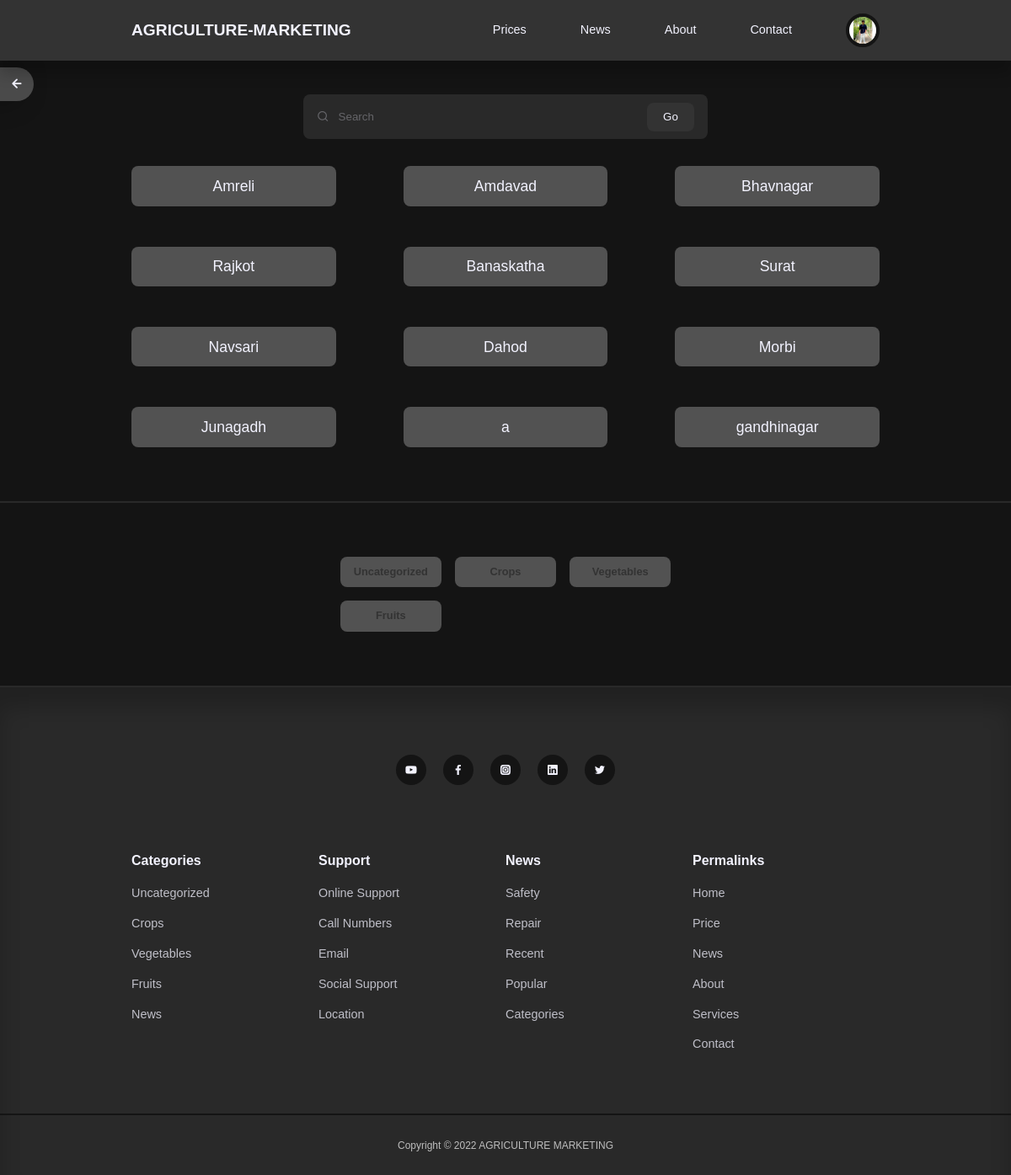
The page /price.php (signed in) on the database its author committed.
### tables this page shows
CREATE TABLE `users` (
  `id` int(11) UNSIGNED NOT NULL,
  `firstname` varchar(50) NOT NULL,
  `lastname` varchar(50) NOT NULL,
  `username` varchar(50) NOT NULL,
  `email` varchar(50) NOT NULL,
  `password` varchar(255) NOT NULL,
  `avatar` varchar(255) NOT NULL,
  `is_admin` tinyint(1) NOT NULL
);

CREATE TABLE `district` (
  `d_id` int(11) UNSIGNED NOT NULL,
  `d_name` varchar(255) NOT NULL,
  `description` varchar(11) NOT NULL,
  `user_id` int(11) UNSIGNED NOT NULL
);

CREATE TABLE `categories` (
  `id` int(11) UNSIGNED NOT NULL,
  `title` varchar(50) NOT NULL,
  `description` text NOT NULL
);

### price.php (the view)
<?php include 'partials/header.php';
$query= "SELECT * FROM district";
$districts = mysqli_query($connection, $query);
?>
<a href="<?= ROOT_URL ?>" ><button class="btn__close"><i class="uil uil-arrow-left"></i></button>
   </a>
<section class="search__bar">
    <form class="container search__bar-container" action="<?= ROOT_URL ?>search-district.php" method="GET">
         <div>
             <i class="uil uil-search"></i>
             <input type="search" name="search_district" placeholder="Search">
         </div>
            <button type="submit" name="submit" class="btn">Go</button>
     </form>
 </section>
 <section class="posts">
    <div class="container posts__container">
        <?php while ($district = mysqli_fetch_assoc($districts)) : ?>
        <article class="districts">
            <a href="<?= ROOT_URL ?>single-product.php?d_id=<?= $district['d_id'] ?>" class="district__title" ><?= $district['d_name'] ?></a>
        </article>
        <?php endwhile ?>
        </div>
    </section>
    <section class="category__buttons">
        <div class="container category__buttons-container">
            <?php
            $all_categories_query = "SELECT * FROM categories";
            $all_categories = mysqli_query($connection, $all_categories_query);
            ?>
            <?php while ($category = mysqli_fetch_assoc($all_categories)) : ?>
                <?php if($category['id']!=19){?>
                   <a href="<?= ROOT_URL ?>category-product.php?id=<?= $category['id'] ?>" class="category__button"><?= $category['title'] ?></a>
               <?php } ?>
            <?php endwhile ?>
            </div>
      </section>
      <?php include 'partials/footer.php'; ?>

### partials/header.php (shortened to what this page needs)
<?php
require 'config/database.php';
if(isset($_SESSION['user-id'])) {
   $id = filter_var($_SESSION['user-id'], FILTER_SANITIZE_NUMBER_INT);
   $query = "SELECT avatar FROM users WHERE id=$id";
   $result = mysqli_query($connection, $query);
   $avatar = mysqli_fetch_assoc($result);
}
?>
<!DOCTYPE html>
<html lang="en">
  <head>
     <link rel="stylesheet" href="<?= ROOT_URL ?>css/style.css">
     <link rel="stylesheet" href="https://unicons.iconscout.com/release/v4.0.0/css/line.css">
     <link href="<?= ROOT_URL ?>css/fonts.css" rel="stylesheet">
  </head>
 <body>
    <nav>
        <div class="container nav_container">
            <a href="<?= ROOT_URL ?>" class="nav__logo">AGRICULTURE-MARKETING</a>
            <ul class="nav__items">
                <li><a href="<?= ROOT_URL ?>price.php">Prices</a></li>
                <li><a href="<?= ROOT_URL ?>news.php">News</a></li>
                <li><a href="<?= ROOT_URL ?>about.php">About</a></li>
             <li><a href="<?= ROOT_URL ?>contact.php">Contact</a></li>
             <?php if(isset($_SESSION['user-id'])): ?>
               <li class="nav_profile">
               <div class="avatar">
                   <img src="<?= ROOT_URL . 'images/' . $avatar['avatar'] ?>">
               </div>
             </li>
             <?php else : ?>
             <li><a href="<?= ROOT_URL ?>signin.php">Signin</a></li>
             <?php endif ?>
           </ul>
        </div>
</nav>

### partials/footer.php (shortened to what this page needs)
<?php
require 'config/database.php';
?>
<footer>
            <div class="footer__socials">
                <a href="https://youtube.com"  target="_blank"><i class="uil uil-youtube"></i></a>
                <a href="https://facebook.com" target="_blank"><i class="uil uil-facebook-f"></i></a>
                <a href="https://instagram.com" target="_blank"><i class="uil uil-instagram-alt"></i></a>
                <a href="https://linkedin.com" target="_blank"><i class="uil uil-linkedin"></i></a>
                <a href="https://twitter.com" target="_blank"><i class="uil uil-twitter"></i></a>
            </div>
         <div class="container footer__container">
            <article>
                <h4>Categories</h4>
                <ul>
                <?php
            $all_categories_query = "SELECT * FROM categories";
            $all_categories = mysqli_query($connection, $all_categories_query);
            ?>
                <?php while ($category = mysqli_fetch_assoc($all_categories)) : ?>
                   <li><a href="<?= ROOT_URL ?>category-post.php?id=<?= $category['id'] ?>"><?= $category['title'] ?></a></li>
                   <?php endwhile ?>
                    </ul>
              </article>
              <article>
                <h4>Support</h4>
                <ul>
                   <li><a href="">Online Support</a></li>
                   <li><a href="">Call Numbers</a></li>
                   <li><a href="">Email</a></li>
                   <li><a href="">Social Support</a></li>
                   <li><a href="">Location</a></li>
                    </ul>
              </article>
               <article>
                <h4>News</h4>
                <ul>
                   <li><a href="">Safety</a></li>
                   <li><a href="">Repair</a></li>
                   <li><a href="">Recent</a></li>
                   <li><a href="">Popular</a></li>
                   <li><a href="">Categories</a></li>
                    </ul>
              </article>
              <article>
                <h4>Permalinks</h4>
                <ul>
                   <li><a href="<?= ROOT_URL ?>">Home</a></li>
                   <li><a href="<?= ROOT_URL ?>price.php">Price</a></li>
                   <li><a href="<?= ROOT_URL ?>news.php">News</a></li>
                   <li><a href="<?= ROOT_URL ?>about.php">About</a></li>
                   <li><a href="<?= ROOT_URL ?>services.php">Services</a></li>
                   <li><a href="<?= ROOT_URL ?>contact.php">Contact</a></li>
                    </ul>
              </article>
              </div>
              <div class="footer__copyright">
                <small>Copyright &copy; 2022 AGRICULTURE MARKETING</small>
              </div>
     </footer>
</body>
</html>

### rows shown on the page
users: avatar (picture)
district: d_name "Amreli"
district: d_name "Amdavad"
district: d_name "Bhavnagar"
district: d_name "Rajkot"
district: d_name "Banaskatha"
district: d_name "Surat"
district: d_name "Navsari"
district: d_name "Dahod"
district: d_name "Morbi"
district: d_name "Junagadh"
district: d_name "a"
district: d_name "gandhinagar"
categories: title "Uncategorized"
categories: title "Crops"
categories: title "Vegetables"
categories: title "Fruits"
categories: title "News"
